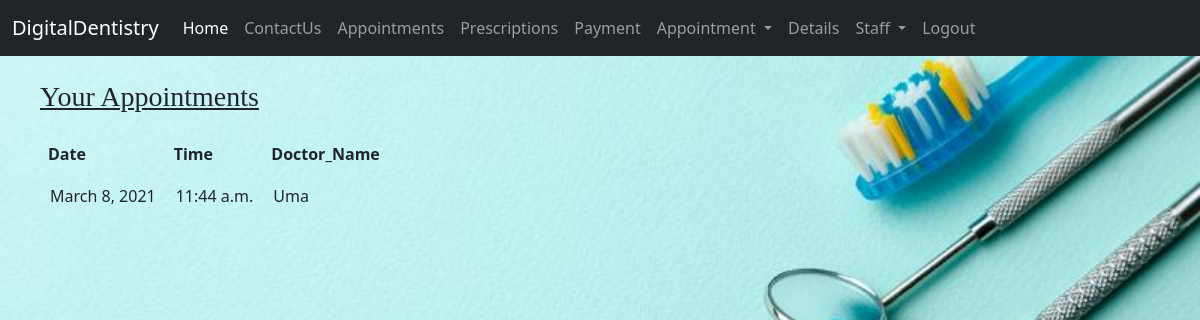
Screenshot of /dappointment/ (signed in) with the database file from the repository.
### accounts/models.py (models this page shows)
class Appointment(models.Model):
    AppointmentId= models.AutoField(primary_key=True)
    date = models.DateField()
    time = models.TimeField()
    status = models.CharField(choices=[('Pending','Pending'),('Completed', 'Completed')], max_length=60)
    doctorname= models.CharField(choices=[('Uma','Uma'),('kumar', 'kumar')], max_length=60)
    PatId = models.IntegerField()
    DoctId = models.IntegerField()
    class Meta:
        db_table="Appointment"

### accounts/views.py (the view)
# urls.py: path('dappointment/',views.dappointment),
def dappointment(request):
    alldoctors=Doctor.objects.all()
    allpatients=Patient.objects.all()
    allapointments=Appointment.objects.all()
    return render(request,'dappointment.html',{"Doct":alldoctors,"pat":allpatients,"apt":allapointments})

### templates/dappointment.html (shortened to what this page needs)
<!DOCTYPE html>
{%load static%}
<html lang="en">
<head>
</head>
<body style="background-image:url('/static/images/background.jpg');background-repeat:no-repeat;background-size:100%;">
{% include 'base.html' %}
<br>
<u><h3 style="font-family:verdana;font-size:25px  margin-top: 150px;margin-bottom: 20px;margin-right: 150px;margin-left: 40px;">Your Appointments</h3></u>
{% if request.session.userId %}
<table style=" margin-top: 10px;margin-bottom: 20px;margin-right: 80px;margin-left: 40px;">
<tr style="margin:8px ;">
<th style="padding:8px">Date</th>
<th style="padding:8px">Time</th>
<th style="padding:8px">Doctor_Name</th>
</tr>
<tr style="padding:10px">
{% for i in apt%}
<td style="padding:10px">{{i.date}}</td>
<td style="padding:10px">{{i.time}}</td>
<td style="padding:10px">{{i.doctorname}}</td>
{% endfor %}
</tr>
</table>
{% endif %}
</body>
</html>

### rows the page displays
Appointment: date "March 8, 2021", time "11:44 a.m.", doctorname "Uma"
